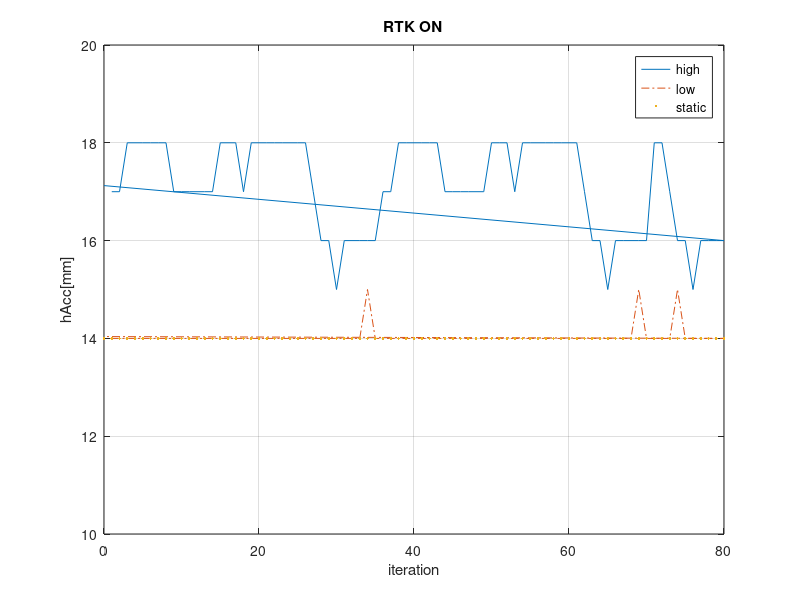

This chart was generated by the following MATLAB code:
close all
clear all

high = csvread('gps_high2.csv');
low = csvread('gps_low1.csv');
static = csvread('gps_static1.csv');

high_iter = high(:,1);
high_value = high(:,2);

low_iter = low(:,1);
low_value = low(:,2);

static_iter = static(:,1);
static_value = static(:,2);

plot(high_iter,high_value,'-',low_iter,low_value,'-.',static_iter,static_value,'.')
title('RTK ON')
xlabel('iteration')
ylabel('hAcc[mm]')
grid on
xlim([0,80])
ylim([10, 20])
legend('high','low','static')